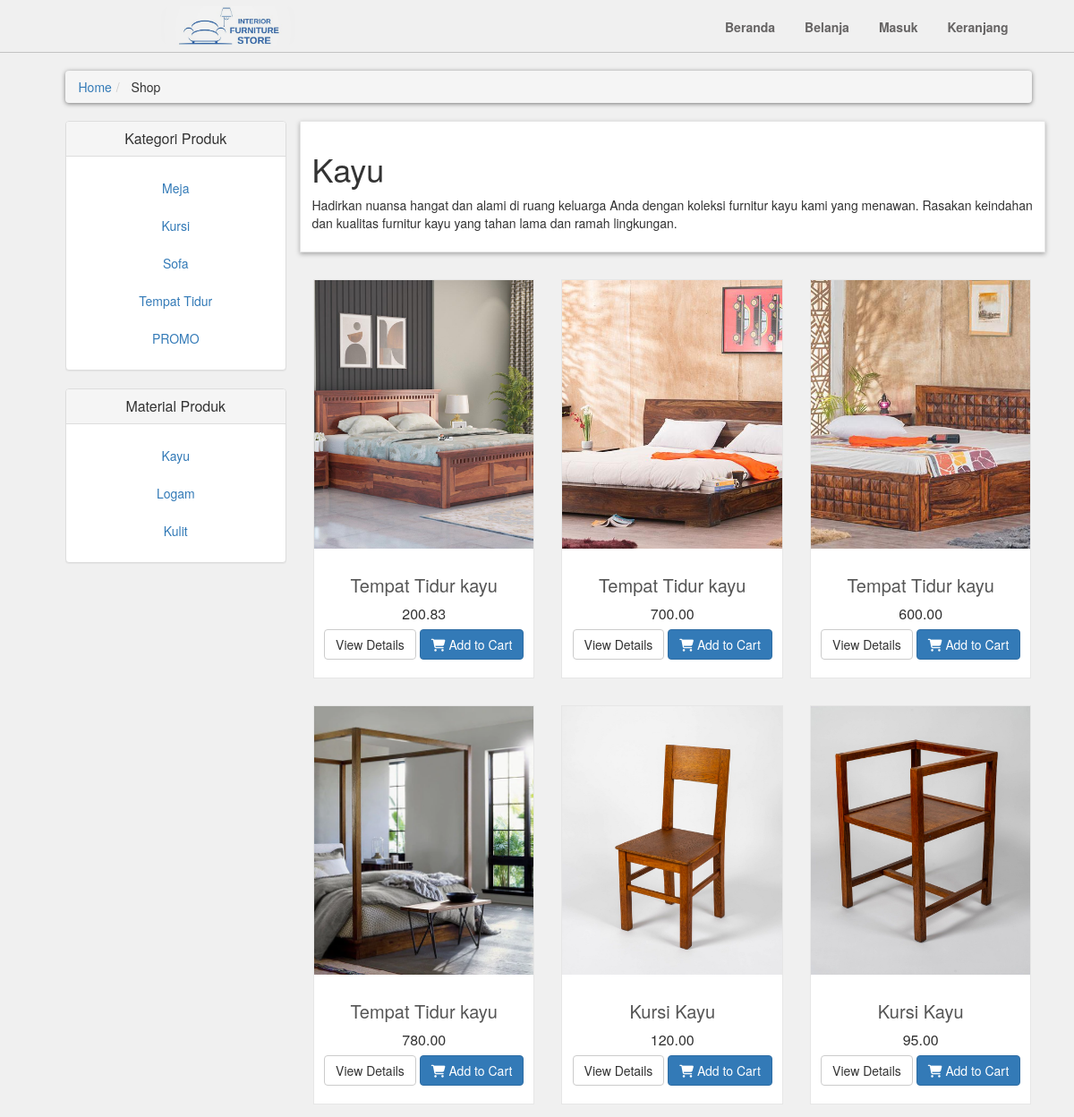
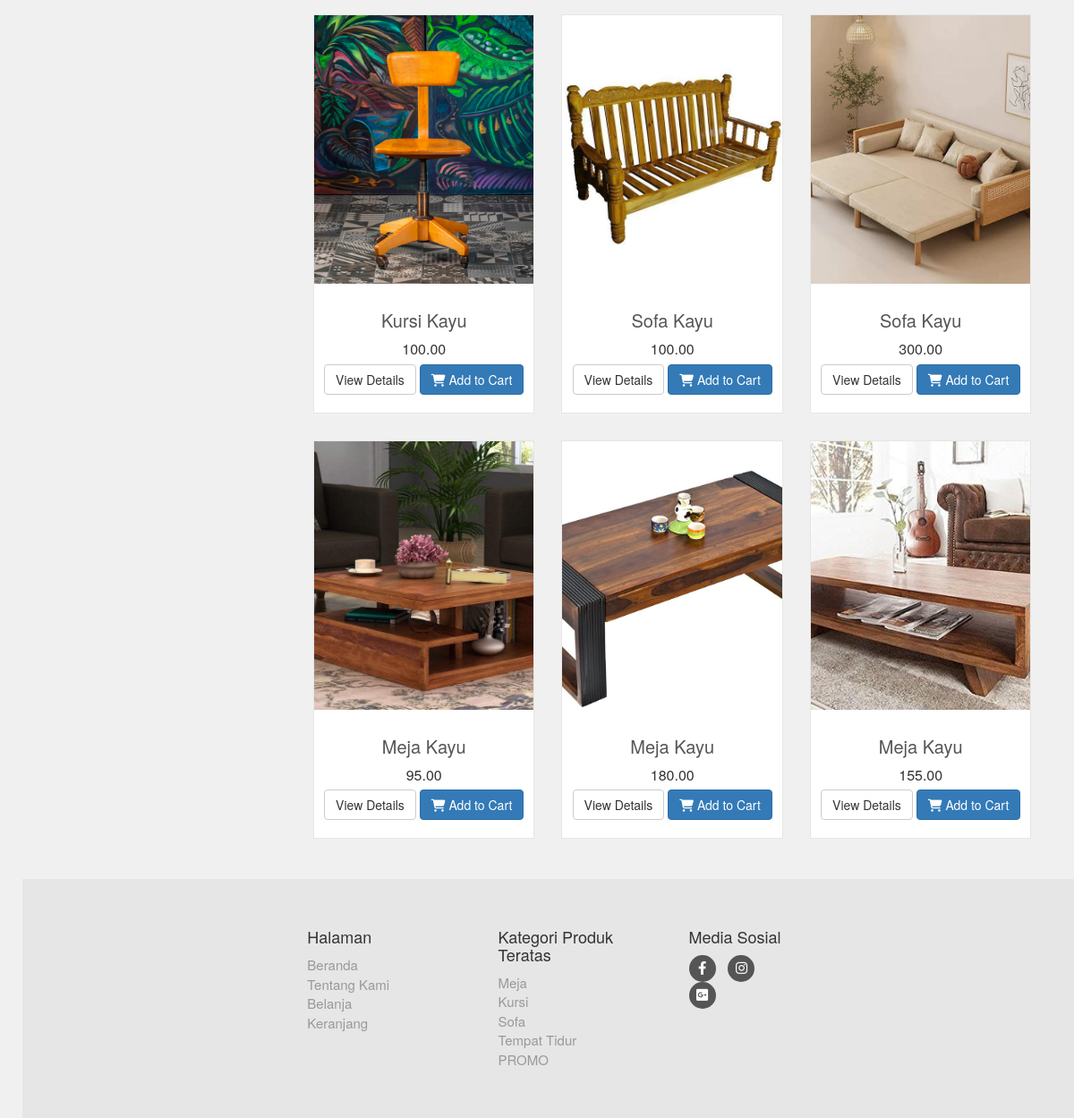
Screenshot of /shop.php?p_material=1 with the database file from the repository (2 pictures, top to bottom).
### tables this page shows
CREATE TABLE `product_categories` (
  `p_category_id` int(10) NOT NULL,
  `p_category_title` varchar(50) NOT NULL,
  `p_category_desc` varchar(200) NOT NULL
);

CREATE TABLE `product_material` (
  `p_material_id` int(10) NOT NULL,
  `p_material_title` varchar(50) NOT NULL,
  `p_material_desc` varchar(200) NOT NULL
);

CREATE TABLE `products` (
  `product_id` bigint(8) NOT NULL,
  `p_category_id` int(10) NOT NULL,
  `p_material_id` int(10) NOT NULL,
  `product_title` varchar(50) NOT NULL,
  `product_description` varchar(120) NOT NULL,
  `product_price` decimal(7,2) NOT NULL,
  `product_discount` int(4) NOT NULL,
  `product_image1` text NOT NULL,
  `product_image2` text NOT NULL,
  `product_image3` text NOT NULL
);

### includes/functions.php (the view, shortened to what this page needs)
<?php
$db = mysqli_connect("localhost", "root", "", "joviweb3");
function getPCategories(){
    global $db;
    $get_p_categories = "select * from product_categories";
    $run_p_categories = mysqli_query($db, $get_p_categories);
    while($row_p_categories=mysqli_fetch_array($run_p_categories)){
        $p_category_id = $row_p_categories['p_category_id'];
        $p_category_title = $row_p_categories['p_category_title'];
        if($p_category_title == 'SALE'){
            echo "
                <li>
                    <a style='color:red;' class= 'text-center' href='shop.php?p_categories=$p_category_id'> $p_category_title </a>
                </li>
            ";
        }else
            echo "
            <li>
                <a class= 'text-center' href='shop.php?p_categories=$p_category_id'> $p_category_title </a>
            </li>
        ";}
}
function getMaterial(){
    global $db;
    $get_p_material = "select * from product_material";
    $run_p_material = mysqli_query($db, $get_p_material);
    while($row_p_material=mysqli_fetch_array($run_p_material)){
        $p_material_id = $row_p_material['p_material_id'];
        $p_material_title = $row_p_material['p_material_title'];
        echo "
            <li>
                <a class= 'text-center' href='shop.php?p_material=$p_material_id'> $p_material_title </a>
            </li>
        ";
    }
}
function getmatpro(){
    global $db;
    if(isset($_GET['p_material'])){
        $p_material_id = $_GET['p_material'];
        $get_p_material= "select * from product_material where p_material_id='$p_material_id' LIMIT 0,6";
        $run_p_material = mysqli_query($db, $get_p_material);
        $row_p_material = mysqli_fetch_array($run_p_material);
        $p_material_title = $row_p_material['p_material_title'];
        $p_material_desc = $row_p_material['p_material_desc'];
        $get_material = "select * from products where p_material_id = '$p_material_id'";
        $run_products = mysqli_query($db, $get_material);
        $count = mysqli_num_rows($run_products);
        if($count == 0){
            echo "
                <div class='box'>
                    <h1> No Product Found With This Material </h1>
                </div>
            ";
        }else{
            echo "
                <div class='box'>
                    <h1> $p_material_title </h1>
                    <p> $p_material_desc </p>
                </div>
            ";
        }
        while($row_products=mysqli_fetch_array($run_products)){
            $pro_id = $row_products['product_id'];
            $pro_title = $row_products['product_title'];
            $pro_price = $row_products['product_price'];
            $pro_image1 = $row_products['product_image1'];
            echo "
            <div class='col-md-4 col-sm-6 center-responsive'>
                <div class='product'>
                    <a href='details.php?pro_id=$pro_id'>
                        <img class='img-responsive' src='product_images/$pro_image1'>
                    </a>
                    <div class='text'>
                        <h3>
                            <a href='details.php?pro_id=$pro_id'>
                                $pro_title
                            </a>
                        </h3>
                        <p class='price'>
                            $pro_price
                        </p>
                        <p class='button'>
                            <a class='btn btn-default' href='details.php?pro_id=$pro_id'>
                                View Details
                            </a>
                            <a class='btn btn-primary' href='details.php?pro_id=$pro_id'>
                                <i class='fa fa-shopping-cart'></i> Add to Cart
                            </a>
                        </p>
                     </div>
                </div>
            </div>
            ";
        }
    }
}
?>

### includes/footer.php (shortened to what this page needs)
<div id="footer">
    <div class="holder">
        <div class="row justify-content-center">
            <div class="col-sm-6 col-md-3">
                <h4>Halaman</h4>
                <ul>
                    <li><a href="index.php">Beranda</a></li>
                    <li><a href="index.php">Tentang Kami</a></li>
                    <?php if(isset($_SESSION['user'])): ?>
                        <li><a href="shop.php">Belanja</a></li>
                        <li><a href="cart.php">Keranjang</a></li>
                    <?php else: ?>
                        <li><a href="login.php">Belanja </a></li>
                        <li><a href="login.php">Keranjang </a></li>
                    <?php endif; ?>
                </ul>
            </div>
            <div class="com-sm-6 col-md-3">
            <h4>Kategori Produk Teratas</h4>
            <ul>
                <?php
                    $get_p_categories = "select * from product_categories";
                    $run_p_categories = mysqli_query($db, $get_p_categories);
                    while($row_p_categories=mysqli_fetch_array($run_p_categories)){
                        $p_category_id = $row_p_categories['p_category_id'];
                        $p_category_title = $row_p_categories['p_category_title'];
                        if(isset($_SESSION['user'])){
                            echo "
                                <li>
                                    <a href ='shop.php?p_categories=$p_category_id'>
                                        $p_category_title
                                    </a>
                                </li>
                            ";
                        } else {
                            echo "
                                <li>
                                    <a href ='login.php'>
                                        $p_category_title
                                    </a>
                                </li>
                            ";
                        }
                    }
                ?>
            </ul>
        </div>
            <div class="col-sm-6 col-md-2">
                <h4>Media Sosial</h4>
                <p class="social">
                    <a href="https://www.facebook.com/IstimewaPremiumFurniture?mibextid=ZbWKwL" class="fa-brands fa-facebook-f"></a>
                    <a href="https://www.instagram.com/istimewa_furniture?igsh=MXNmdjY4ZnE1YmRvNg==" class="fa-brands fa-instagram"></a>
                    <a href="https://www.lalamove.com/id/blog/pengiriman-furniture-rumah-minimalis/" class="fa-brands fa-square-google-plus"></a>
                </p>
            </div>
        </div>
    </div>
</div>

### style/style.css (style rules this page uses)
* { box-sizing: border-box; margin: 0; padding: 0; }
ul, li, dl, ol, p, a, img { margin: 0; padding: 0; }
body { font-size: 14px; line-height: 1.42857143; color: #333333; background-color: #f0f0f0 !important; font-family: 'Roboto', sans-serif; }
#content .box { background: #ffffff; margin: 0 0 30px; border: solid 1px #e6e6e6; padding: 1.25rem; box-shadow: 0px 2px 5px rgba(0, 0, 0, .3); }
.holder { width: 70%; margin: 0 auto; }
img { max-width: 100%; }
#content img { width: 100%; object-fit: cover; max-width: none; min-height: 300px; max-height: 300px; }
#content .product { background-color: #ffffff; border: 1px solid #e6e6e6; margin-bottom: 30px; box-sizing: border-box; }
#content .product .text { padding: 10px 10px 0; }
#content .product .text p.price { font-size: 16px; text-align: center; font-weight: 400; margin-bottom: 5px; }
#content .product .text .button { text-align: center; clear: both; }
#content .product .text .button .btn { margin-bottom: 10px; }
#content .product .text h3 { text-align: center; font-size: 20px; }
#content .product .text h3 a { color: rgb(85, 85, 85); }
#footer { margin-top: 15px; background: #e6e6e6; padding: 45px 0; }
#footer a { color: #999999; text-decoration: none; }
#footer ul { list-style: none; padding-left: 0px; font-size: 15px; }
#footer .social { text-align: left; }
#footer .social a { margin: 0 10px 0 0; display: inline-block; color: #ffffff; width: 30px; height: 30px; border-radius: 15px; line-height: 30px; font-size: 15px; text-align: center; vertical-align: bottom; background-color: #555555; text-decoration: none; }

### rows the page displays
product_categories: p_category_title "Meja"
product_categories: p_category_title "Kursi"
product_categories: p_category_title "Sofa"
product_categories: p_category_title "Tempat Tidur"
product_categories: p_category_title "PROMO"
product_material: p_material_title "Kayu", p_material_desc "Hadirkan nuansa hangat dan alami di ruang keluarga Anda dengan koleksi furnitur kayu kami yang menawan. Rasakan keindahan dan kualitas furnitur kayu yang tahan lama dan ramah lingkungan."
product_material: p_material_title "Logam"
product_material: p_material_title "Kulit"
products: product_image1 (picture), product_title "Tempat Tidur kayu", product_price "200.83"
products: product_image1 (picture), product_title "Tempat Tidur kayu", product_price "700.00"
products: product_image1 (picture), product_title "Tempat Tidur kayu", product_price "600.00"
products: product_image1 (picture), product_title "Tempat Tidur kayu", product_price "780.00"
products: product_image1 (picture), product_title "Kursi Kayu", product_price "120.00"
products: product_image1 (picture), product_title "Kursi Kayu", product_price "95.00"
products: product_image1 (picture), product_title "Kursi Kayu", product_price "100.00"
products: product_image1 (picture), product_title "Sofa Kayu", product_price "100.00"
products: product_image1 (picture), product_title "Sofa Kayu", product_price "300.00"
products: product_image1 (picture), product_title "Meja Kayu", product_price "95.00"
products: product_image1 (picture), product_title "Meja Kayu", product_price "180.00"
products: product_image1 (picture), product_title "Meja Kayu", product_price "155.00"
